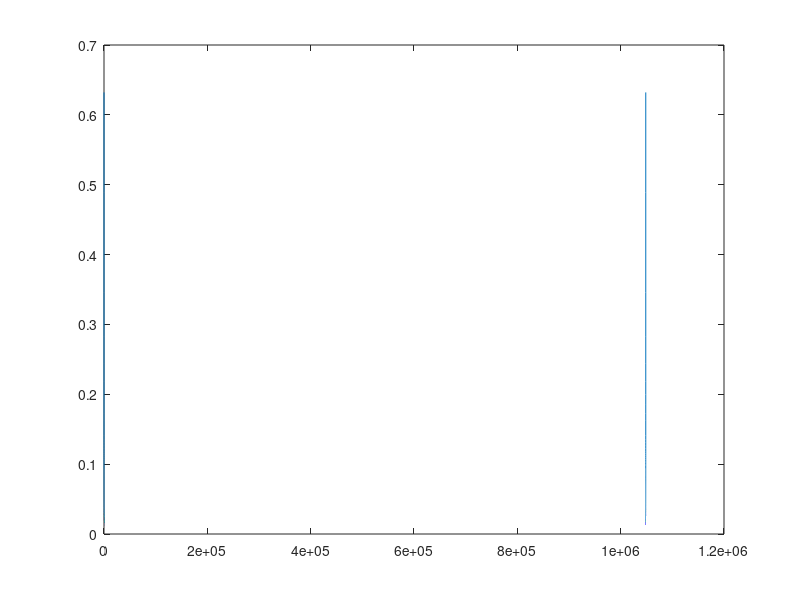
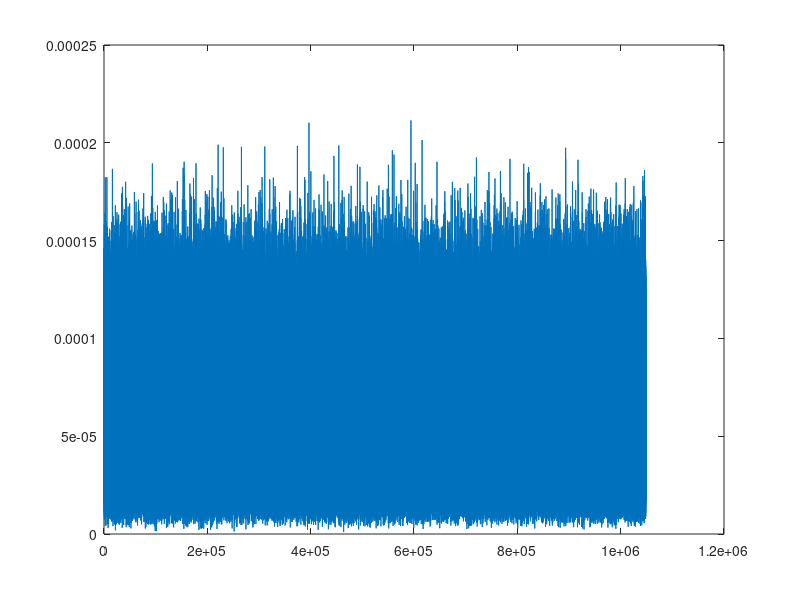

Reproduce these figures in MATLAB, in order.
%% ChannelSim 
close all; clear all; clc;

N = 2^20;

fc = 1e9;

fm = 100/299792458 * fc;

fc = 0
fm = 500;

Se = @(f,fm,fc) 1.5./(pi * fm * sqrt(1 - ((f-fc)/fm).^2));

df = 2*fm/(N-1);     
f = linspace(-fm, fm, N) + fc;

X0 = randn(1,N/2) + 1j*randn(1,N/2);
X1 = randn(1,N/2) + 1j*randn(1,N/2);

n0 = [conj(X0),X0];
n1 = [conj(X1),X1];

Sef = Se(f,fm,fc);
Sef(end) = Sef(end-1) + diff(Sef(end-2:end-1));
Sef(1) = Sef(2) - diff(Sef(2:3));

plot(Sef);
%figure;
% corrected Se function
Sefs = sqrt(Sef);

% This should be square root
S0 = Sefs .* n0;
S1 = Sefs .* n1;

%S0 = Sefs * 500;
%S1 = Sefs * 500;

%t = zeros(size(n0)) + 1;
%plot(Se(f,fm,fc));

%figure;
%plot(abs(n0));
%figure;
%plot(abs(S0));

% The problem is the presence of infinity at the extremes of Se
% Not sure if formula is adjusted correctly, looks waay too steep
% Check if plot is logarithmic
% Find way to solve infinity issue 

s0 = ifft(S0);
s1 = ifft(S1);

net = s0.^2 + (s1*1j).^2;
sig = sqrt(net);

figure;
plot(abs(sig))

